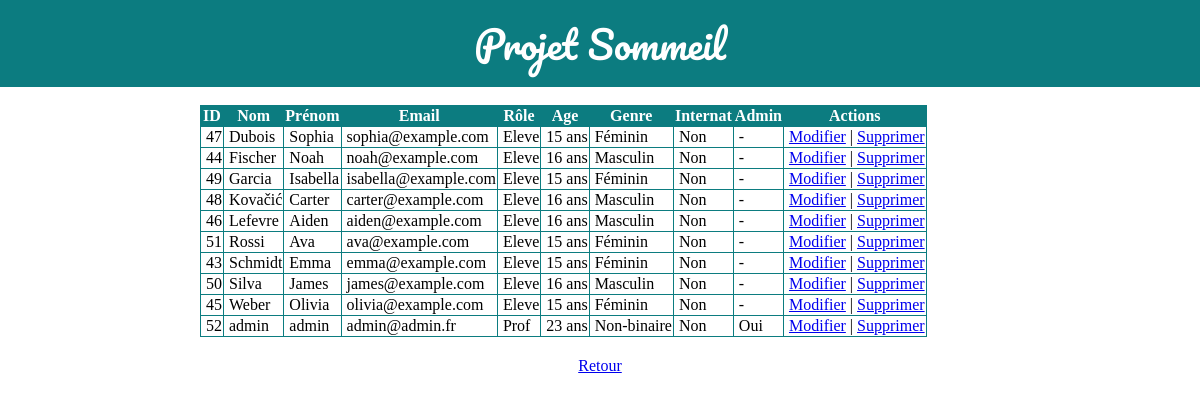
/admin/utilisateur.php (signed in), run on the app's committed database.
### tables this page shows
CREATE TABLE `utilisateur` (
  `id` int(11) NOT NULL,
  `prenom` varchar(255) NOT NULL,
  `email` varchar(255) NOT NULL,
  `password` varchar(255) NOT NULL,
  `role` int(11) NOT NULL,
  `date_naissance` date NOT NULL,
  `genre` int(11) NOT NULL,
  `internat` tinyint(1) NOT NULL DEFAULT 0,
  `date_creation` datetime NOT NULL DEFAULT current_timestamp(),
  `date_derniere_connexion` datetime NOT NULL DEFAULT current_timestamp(),
  `id_famille` int(11) NOT NULL,
  `admin` tinyint(1) NOT NULL DEFAULT 0
);

CREATE TABLE `famille` (
  `id` int(11) NOT NULL,
  `nom` varchar(25) NOT NULL
);

CREATE TABLE `role` (
  `id` int(11) NOT NULL,
  `libelle` varchar(25) NOT NULL
);

CREATE TABLE `genre` (
  `id` int(11) NOT NULL,
  `libelle` varchar(25) NOT NULL
);

### bdd.php (called while the page is built, shortened)
<?
function listeUtilisateurs($mysqlConnection)
{
	$users = null;
	$statment = $mysqlConnection->prepare("SELECT utilisateur.id as id,email, nom, prenom, role.libelle as role, genre.libelle as genre, admin, internat, DATEDIFF(CURDATE(), date_naissance) / 365 as age
	from utilisateur
	inner join famille on famille.id = utilisateur.id_famille
	inner join genre on utilisateur.genre = genre.id
	inner join role on role.id=utilisateur.role
	order by nom, prenom");
	if ($statment->execute()) {
		$users = $statment->fetchAll();
	}
	return $users;
}

### admin/utilisateur.php (the view, shortened to what this page needs)
<?
include "verification.php";
$rows = listeUtilisateurs($pdo);
?>
<!DOCTYPE html>
<html>
<head>
    <link rel="stylesheet" href="../style.css" media="screen" type="text/css" />
</head>
<body>
    <header>Projet Sommeil</header>
    <div id="container">
        <table>
            <thead>
                <tr>
                    <th>ID</th>
                    <th>Nom</th>
                    <th>Prénom</th>
                    <th>Email</th>
                    <th>Rôle</th>
                    <th>Age</th>
                    <th>Genre</th>
                    <th>Internat</th>
                    <th>Admin</th>
                    <th>Actions</th>
                </tr>
            </thead>
            <tbody>
                <?php
                foreach ($rows as $row) {
                    echo "<tr>";
                    echo "<td>" . $row['id'] . "</td>";
                    echo "<td>" . $row['nom'] . "</td>";
                    echo "<td>" . $row['prenom'] . "</td>";
                    echo "<td>" . $row['email'] . "</td>";
                    echo "<td>" . $row['role'] . "</td>";
                    echo "<td>" . round($row['age'],0) . " ans </td>";
                    echo "<td>" . $row['genre'] . "</td>";
                    echo "<td>" . ($row['internat']==1?"Oui":"Non"). "</td>";
                    echo "<td>" . ($row['admin']==1?"Oui":"-" ). "</td>";
                    echo "<td><a href='edit_utilisateur.php?id=" . $row['id'] . "'>Modifier</a> | <a onclick=\"return confirm('Êtes-vous sûr de vouloir supprimer cet utilisateur ?')\" href='delete_utilisateur.php?id=" . $row['id'] . "'>Supprimer</a></td>";
                    echo "</tr>";
                }
                ?>
            </tbody>
        </table>
    </div>
    <footer><a href="index.php">Retour</a></footer>
</body>
</html>

### style.css (style rules this page uses)
body { font-family: Cambria, Cochin, Georgia, Times, 'Times New Roman', serif; padding: 0; margin: 0; }
#container { max-width: 800px; margin: 0 auto; padding: 0 20px 20px 20px; }
header { margin: 0 auto; padding: 10px; text-align: center; font-family: 'DotGothic16', 'Pacifico', Cambria, Cochin, Georgia, Times, 'Times New Roman', serif;; font-family: 'Pacifico', cursive; background-color: rgb(12, 124, 128); color:white; font-size: 38px; }
div { margin-bottom: 10px; }
footer { text-align: center; }
table, td, tr, th { border: 1px solid rgb(12, 124, 128); border-collapse: collapse; }
td { padding-left: 5px; }
th { background-color: #0c7c80; color: white; }

### data on the page
utilisateur: id "47", id_famille.nom "Dubois", prenom "Sophia", email "sophia@example.com", role.libelle "Eleve", age "15", genre.libelle "Féminin", internat "Non"
utilisateur: id "44", id_famille.nom "Fischer", prenom "Noah", email "noah@example.com", role.libelle "Eleve", age "16", genre.libelle "Masculin", internat "Non"
utilisateur: id "49", id_famille.nom "Garcia", prenom "Isabella", email "isabella@example.com", role.libelle "Eleve", age "15", genre.libelle "Féminin", internat "Non"
utilisateur: id "48", id_famille.nom "Kovačić", prenom "Carter", email "carter@example.com", role.libelle "Eleve", age "16", genre.libelle "Masculin", internat "Non"
utilisateur: id "46", id_famille.nom "Lefevre", prenom "Aiden", email "aiden@example.com", role.libelle "Eleve", age "16", genre.libelle "Masculin", internat "Non"
utilisateur: id "51", id_famille.nom "Rossi", prenom "Ava", email "ava@example.com", role.libelle "Eleve", age "15", genre.libelle "Féminin", internat "Non"
utilisateur: id "43", id_famille.nom "Schmidt", prenom "Emma", email "emma@example.com", role.libelle "Eleve", age "15", genre.libelle "Féminin", internat "Non"
utilisateur: id "50", id_famille.nom "Silva", prenom "James", email "james@example.com", role.libelle "Eleve", age "16", genre.libelle "Masculin", internat "Non"
utilisateur: id "45", id_famille.nom "Weber", prenom "Olivia", email "olivia@example.com", role.libelle "Eleve", age "15", genre.libelle "Féminin", internat "Non"
utilisateur: id "52", id_famille.nom "admin", prenom "admin", email "admin@admin.fr", role.libelle "Prof", age "23", genre.libelle "Non-binaire", internat "Non", admin "Oui"
